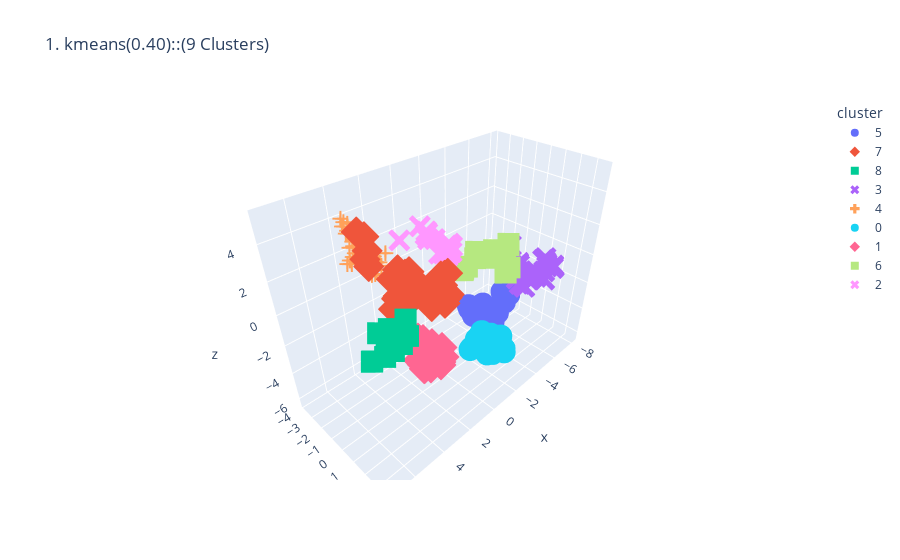
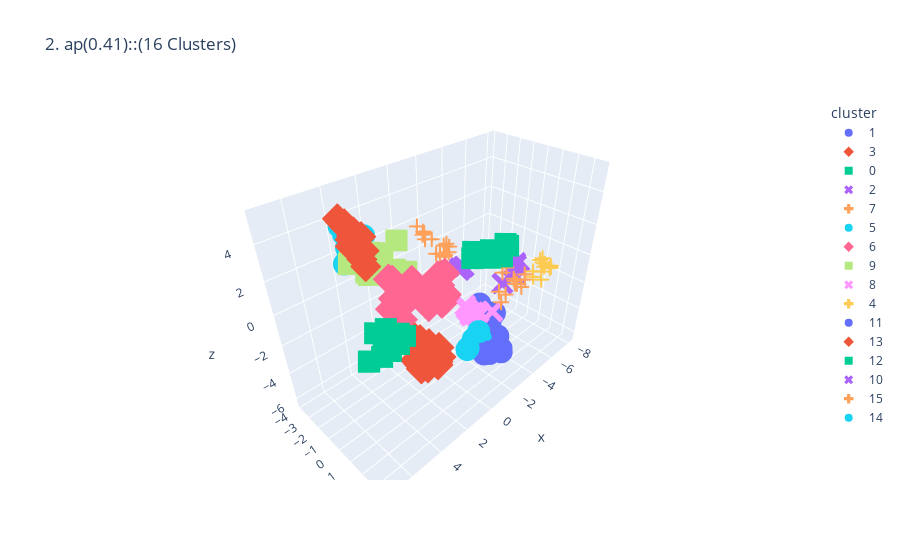
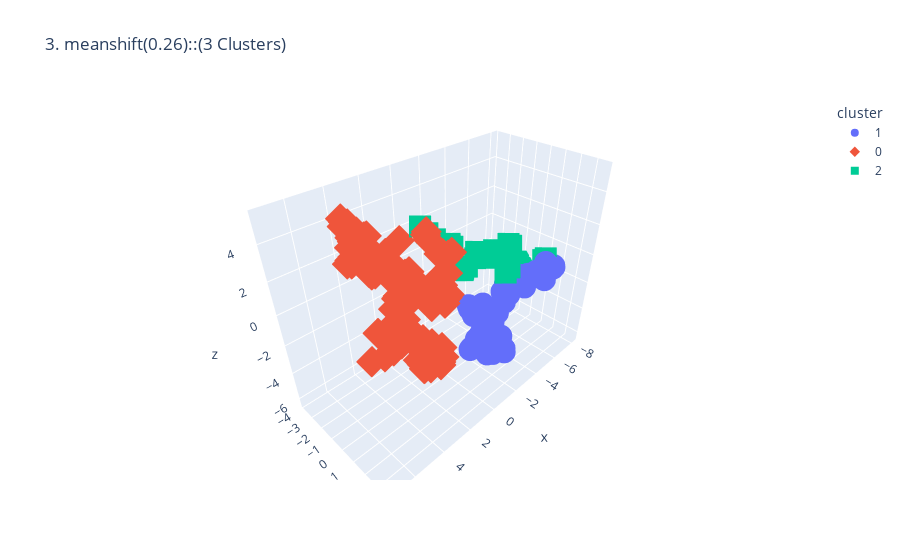
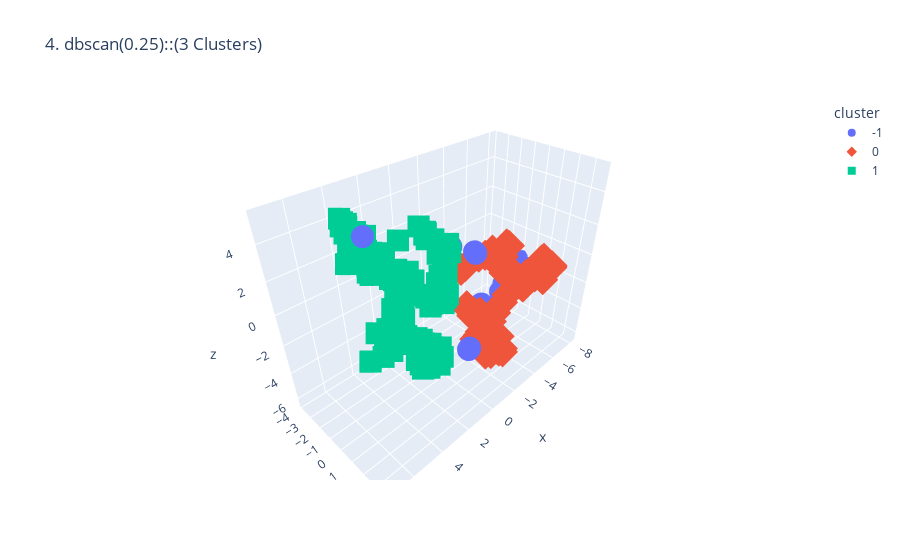

The code cell stored with these charts, in order, in its notebook:
### Markdown cell above
# 3D Plots

### Code cell
nn = 1
for name, model in fine_tunes_models.items():
    model.fit(x_scaled)

    if hasattr(model, "labels_"):
        y_pred = model.labels_.astype(int)
    else:
        y_pred = model.predict(x_scaled)  # Use x_scaled, not X
    
    n_clusters = len(np.unique(y_pred))
    score = silhouette_score(x_scaled, y_pred)
    plot_datapoints(x_scaled, y_pred, n_components=3, title=f'{nn}. {name}({score:.2f})::({n_clusters} Clusters)')
    nn += 1
